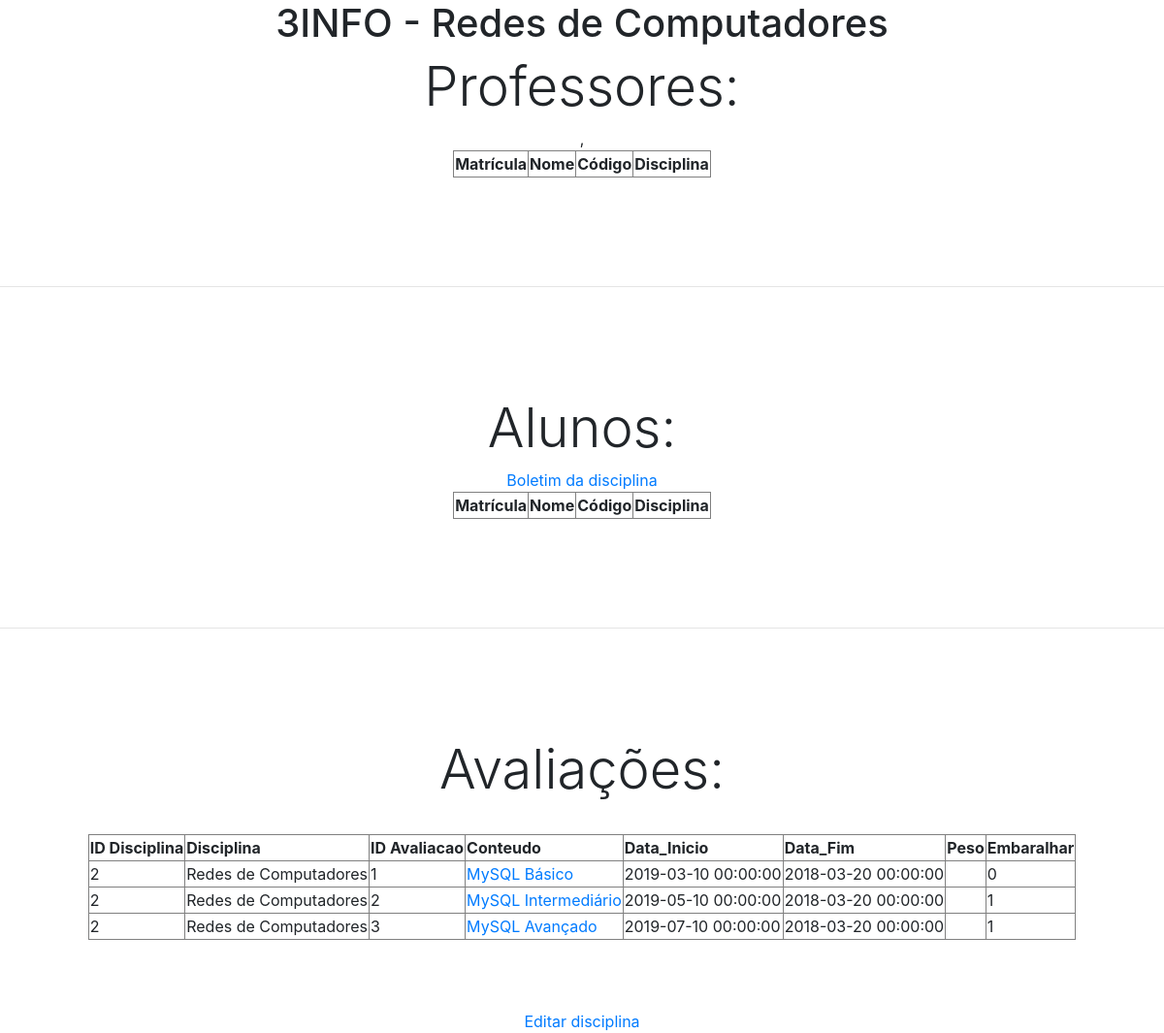
The page /disciplina.php?codigo=2 (signed in) on the database its author committed.
### tables this page shows
CREATE TABLE IF NOT EXISTS `Disciplinas` (
  `Codigo_Disciplina` INT NOT NULL AUTO_INCREMENT,
  `Nome` VARCHAR(50) NOT NULL,
  `Serie_Codigo_Serie` INT NOT NULL,
  PRIMARY KEY (`Codigo_Disciplina`),
  INDEX `fk_Disciplinas_Serie1_idx` (`Serie_Codigo_Serie` ASC),
  CONSTRAINT `fk_Disciplinas_Serie1`
    FOREIGN KEY (`Serie_Codigo_Serie`)
    REFERENCES `Serie` (`Codigo_Serie`)
    ON DELETE NO ACTION
    ON UPDATE NO ACTION);

CREATE TABLE IF NOT EXISTS `Serie` (
  `Codigo_Serie` INT NOT NULL AUTO_INCREMENT,
  `Descricao` VARCHAR(45) NOT NULL,
  PRIMARY KEY (`Codigo_Serie`));

CREATE TABLE IF NOT EXISTS `Avaliacoes` (
  `Codigo_Avaliacao` INT NOT NULL AUTO_INCREMENT,
  `Conteudo` VARCHAR(50) NOT NULL,
  `Disciplina_Codigo_Disciplina` INT NOT NULL,
  `Data_Inicio` DATETIME NOT NULL,
  `Data_Fim` DATETIME NOT NULL,
  `Peso` VARCHAR(5) NULL,
  `Embaralhar` TINYINT NULL,
  PRIMARY KEY (`Codigo_Avaliacao`),
  INDEX `fk_Avaliacoes_Disciplina1_idx` (`Disciplina_Codigo_Disciplina` ASC),
  CONSTRAINT `fk_Avaliacoes_Disciplina1`
    FOREIGN KEY (`Disciplina_Codigo_Disciplina`)
    REFERENCES `Disciplinas` (`Codigo_Disciplina`)
    ON DELETE NO ACTION
    ON UPDATE NO ACTION);

### disciplinas_pdo.php (called while the page is built, shortened)
<?php
function selectPDO_disc($criterio = 'Nome', $pesquisa = '') {
	try {
		$sql = 'select d.Codigo_Disciplina, d.Nome, d.Serie_Codigo_Serie, s.Descricao as "Serie" FROM '
		.$GLOBALS['tb_disciplinas'].' d
		, '.$GLOBALS['tb_series'].' s
		WHERE s.Codigo_Serie = d.Serie_Codigo_Serie
		AND d.'.$criterio.' ';
		if ($criterio == 'Nome')
			$sql .= " like '%".$pesquisa."%'";
		else $sql .= ' = '.$pesquisa;
		$sql .= ";";
		$consulta = $GLOBALS['pdo']->query($sql);
		$registros = array();
		for ($i = 0; $linha = $consulta->fetch(PDO::FETCH_ASSOC); $i++) {
			$registros[$i] = array();
			array_push($registros[$i], $linha['Codigo_Disciplina']);
			array_push($registros[$i], $linha['Nome']);
			array_push($registros[$i], $linha['Serie_Codigo_Serie']);
			array_push($registros[$i], $linha['Serie']);
		}
		return $registros;
	} catch (PDOException $e) {
		echo "Erro: ".$e->getMessage();
	}
}
function selectPDO_discaval ($codigo, $tabela ) {
	try {
		$sql = 'select d.Codigo_Disciplina as "ID Disciplina", d.Nome as "Disciplina", a.Codigo_Avaliacao as "ID Avaliacao", a.Conteudo, a.Data_Inicio, a.Data_Fim, a.Peso, a.Embaralhar
		 FROM avaliacoes a, disciplinas d
		 WHERE d.Codigo_Disciplina = a.Disciplina_Codigo_Disciplina ';
		if($tabela == 'disciplina') {
			$sql .= ' and d.Codigo_Disciplina = '.$codigo;
		} else if ($tabela == 'avaliacao') {
			$sql .=  'and a.Codigo_Avaliacao = '.$codigo;
		}
		$sql .= " ORDER BY a.Data_Fim";
		$consulta = $GLOBALS['pdo']->query($sql);
		$registros = array();
		for ($i = 0; $linha = $consulta->fetch(PDO::FETCH_ASSOC); $i++) {
			$registros[$i] = array();
			array_push($registros[$i], $linha['ID Disciplina']);
			array_push($registros[$i], $linha['Disciplina']);
			array_push($registros[$i], $linha['ID Avaliacao']);
			array_push($registros[$i], $linha['Conteudo']);
			array_push($registros[$i], $linha['Data_Inicio']);
			array_push($registros[$i], $linha['Data_Fim']);
			array_push($registros[$i], $linha['Peso']);
			array_push($registros[$i], $linha['Embaralhar']);
		}
		return $registros;
	} catch (PDOException $e) {
		echo "Erro: ".$e->getMessage();
	}
}
?>

### disciplina.php (the view, shortened to what this page needs)
<!DOCTYPE html>
<?php
	include 'disciplinas_pdo.php';
	if (isset($_POST['codigo'])) {
		$codigo = $_POST['codigo'];
	} else if (isset($_GET['codigo'])) {
		$codigo = $_GET['codigo'];
	}
	if(isset($codigo)) {
		$registros = selectPDO_disc('Codigo_Disciplina', $codigo);
		$nome = $registros[0][1];
		$serie = $registros[0][3];
	}
?>
<html>
<head>
	<link rel="stylesheet" href="https://stackpath.bootstrapcdn.com/bootstrap/4.3.1/css/bootstrap.min.css">
</head>
<body class="text-center">
	<center>
	<?php if(isset($codigo)) { ?>
	<h1><?php echo $serie ?> - <?php echo $nome; ?></h1>
	<h1 class="display-4 text-center">Professores:</h1>
	<div id="professores">,
		<?php $reg_prof = selectPDO_discprof($codigo);
			discprof_table ($reg_prof); ?>
	</div>
	<br/><br/><br/><br/><hr/><br/><br/><br/><br/>
	<h1 class="display-4 text-center">Alunos:</h1>
	<div id="alunos">
		<?php if($_SESSION['tipo'] == 'aluno') { ?>
			<a href="disciplina_boletim_aluno.php?codigo=<?php echo $codigo; ?>">Boletim da disciplina</a>
		<?php } else if ($_SESSION['tipo'] == 'professor') { ?>
			<a href="disciplina_boletim_prof.php?codigo=<?php echo $codigo; ?>">Boletim da disciplina</a>
		<?php } ?>
		<?php $reg_alun = selectPDO_discalun($codigo);
			discalun_table($reg_alun); ?>
	</div>
	<br/><br/><br/><br/><hr/><br/><br/><br/><br/>
	<h1 class="display-4 text-center">Avaliações:</h1><br>
	<div id="avaliacoes">
		<?php $reg_aval = selectPDO_discaval($codigo, 'disciplina');
			discaval_table($reg_aval); ?>
	</div>
		<br/><br/><br/>
		<a href="disciplina_editar.php?codigo=<?php echo $codigo; ?>">Editar disciplina</a>
	<?php } else { ?>
		<p><b>Erro:</b> A página não recebeu o código de uma disciplina</p>
	<?php } ?>
	<?php
		function discalun_table ($registros) {
			echo "<table class='highlight centered responsive-table' border='1'>
			<thead class='black white-text'>
			<tr>
				<th>Matrícula</th>
				<th>Nome</th>
				<th>Código</th>
				<th>Disciplina</th>
			</tr>
			</thead>
			<tdbody>";
			echo "</tbody>
			</table>";
		}
		function discaval_table ($registros) {
			echo "<table class='highlight centered responsive-table' border='1'>
			<thead class='black white-text'>
				<tr>
					<th>ID Disciplina</th>
					<th>Disciplina</th>
					<th>ID Avaliacao</th>
					<th>Conteudo</th>
					<th>Data_Inicio</th>
					<th>Data_Fim</th>
					<th>Peso</th>
					<th>Embaralhar</th>
				</tr>
				</thead>
			<tdbody>";
			for ($i=0; $i < count($registros); $i++) {
				echo "<tr>";
				for ($j=0; $j < count($registros[$i]); $j++) {
					if($j == 3) echo "<td><a href='avaliacao.php?codigo=".$registros[$i][2]."'>".$registros[$i][$j]."</a></td>";
					else echo "<td>".$registros[$i][$j]."</td>";
				}
				echo "<tr>";
			}
			echo "</tbody>
			</table>";
		}
		function discprof_table ($registros) {
			echo "<table class='highlight centered responsive-table' border='1'>
			<thead class='black white-text'>
			<tr>
				<th>Matrícula</th>
				<th>Nome</th>
				<th>Código</th>
				<th>Disciplina</th>
			</tr>
			</thead>
			<tdbody>";
			echo "</tbody>
			</table>";
		}
	?>
</center>
</body>
</html>

### rows shown on the page
disciplinas: Serie_Codigo_Serie.Descricao "3INFO", Nome "Redes de Computadores", Codigo_Disciplina "2"
avaliacoes: Codigo_Avaliacao "1", Conteudo "MySQL Básico", Data_Inicio "2019-03-10 00:00:00", Data_Fim "2018-03-20 00:00:00", Embaralhar "0"
avaliacoes: Codigo_Avaliacao "2", Conteudo "MySQL Intermediário", Data_Inicio "2019-05-10 00:00:00", Data_Fim "2018-03-20 00:00:00", Embaralhar "1"
avaliacoes: Codigo_Avaliacao "3", Conteudo "MySQL Avançado", Data_Inicio "2019-07-10 00:00:00", Data_Fim "2018-03-20 00:00:00", Embaralhar "1"
